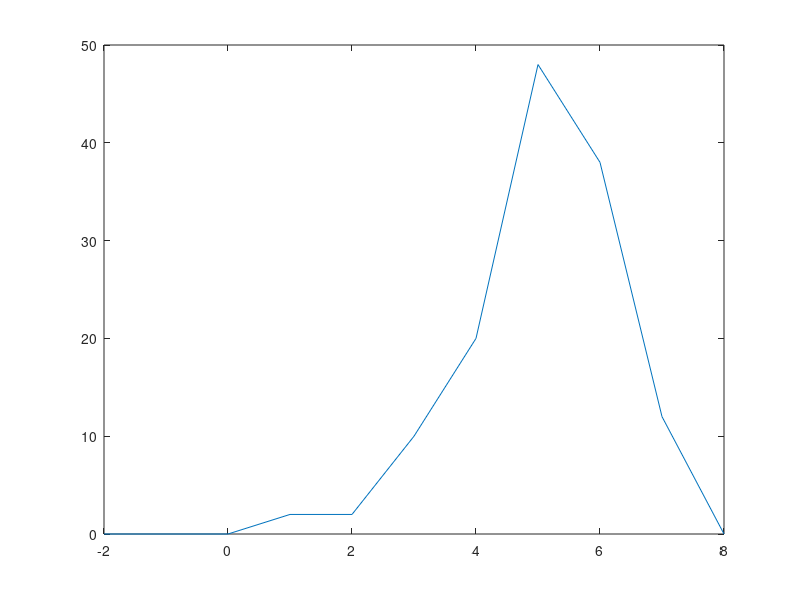

The MATLAB script that drew this image:
t = -2 : 1 : 8;
x = zeros(length(t), 1);
x(3:7) = [1, -1, 4, 5, 2];

h = zeros(length(t), 1);
h(4:6) = [2, 4, 6];

y = zeros(length(t), 1);
for i = -2 : 1 : 8
    for j = -2 : 1 : 8
        if(~isempty(h(t==(i-j))))
            y(t==i) = y(t==i) + x(t==j)*h(t==(i-j));
        end
    end
end
plot(t, y);